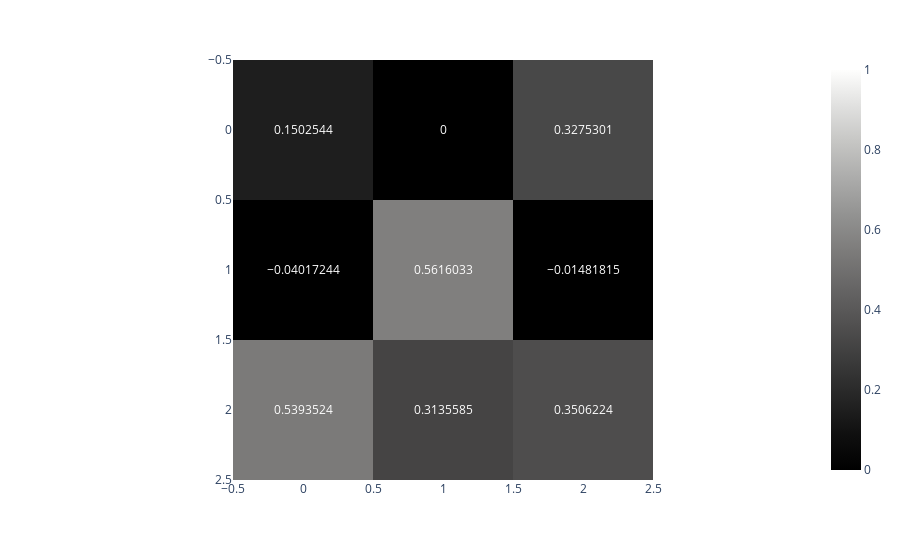

Here is the notebook cell this chart was saved with:
### Markdown cell above
#### Question 10

### Code cell
state = np.array([[0, 1, 0], [0, 0, 0], [0, 0, 0]])

fig = px.imshow([[agent.Q[(state,(0,0))], agent.Q[(state,(0,1))], agent.Q[(state,(0,2))]],
                 [agent.Q[(state,(1,0))], agent.Q[(state,(1,1))], agent.Q[(state,(1,2))]],
                 [agent.Q[(state,(2,0))], agent.Q[(state,(2,1))], agent.Q[(state,(2,2))]]], color_continuous_scale='gray',range_color=(0,1),text_auto=True)
fig.show()

### Figure 1 — Plotly figure (JSON) as saved in the notebook; plotly's stock layout.template omitted (floating-point values rounded to 4 significant figures)
{"data": [{"coloraxis": "coloraxis", "hovertemplate": "x: %{x}<br>y: %{y}<br>color: %{z}<extra></extra>", "name": "0", "texttemplate": "%{z}", "type": "heatmap", "xaxis": "x", "yaxis": "y", "z": [[0.1503, 0, 0.3275], [-0.04017, 0.5616, -0.01482], [0.5394, 0.3136, 0.3506]]}], "layout": {"coloraxis": {"cmax": 1, "cmin": 0, "colorscale": [[0, "rgb(0, 0, 0)"], [0.09091, "rgb(16, 16, 16)"], [0.1818, "rgb(38, 38, 38)"], [0.2727, "rgb(59, 59, 59)"], [0.3636, "rgb(81, 80, 80)"], [0.4545, "rgb(102, 101, 101)"], [0.5455, "rgb(124, 123, 122)"], [0.6364, "rgb(146, 146, 145)"], [0.7273, "rgb(171, 171, 170)"], [0.8182, "rgb(197, 197, 195)"], [0.9091, "rgb(224, 224, 223)"], [1, "rgb(254, 254, 253)"]]}, "margin": {"t": 60}, "xaxis": {"anchor": "y", "constrain": "domain", "domain": [0, 1], "scaleanchor": "y"}, "yaxis": {"anchor": "x", "autorange": "reversed", "constrain": "domain", "domain": [0, 1]}}}
